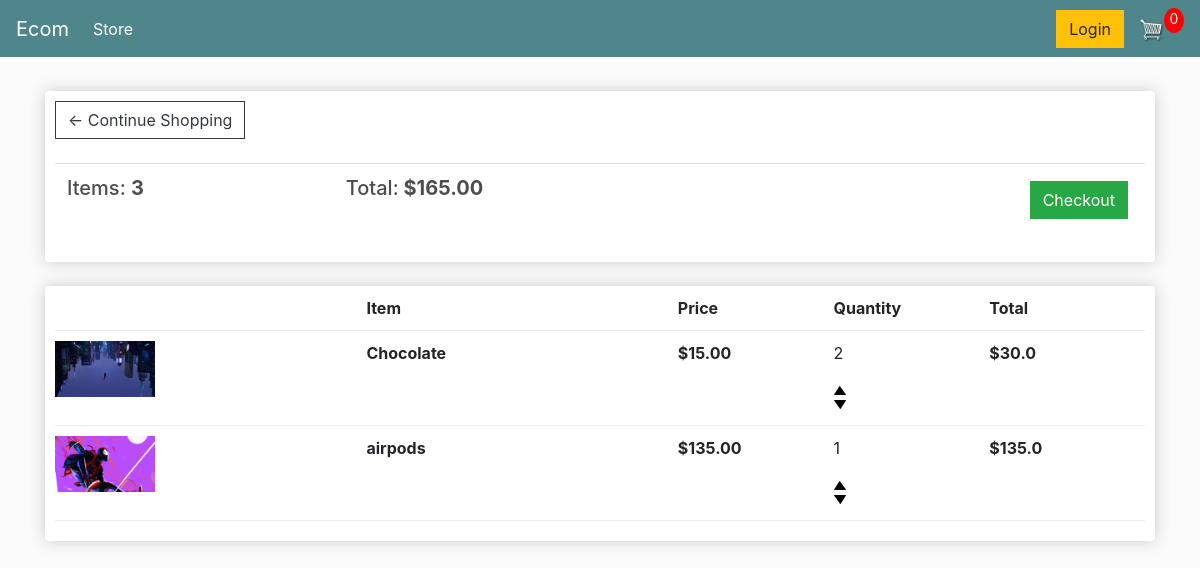
The app's page /cart/ (signed in) with its own data.
### store/models.py (models this page shows, shortened)
class Order(models.Model):
    customer = models.ForeignKey(Customer, on_delete=models.CASCADE, blank=True, null=True)
    date_ordered = models.DateTimeField(auto_now_add=True)
    complete = models.BooleanField(default=False, null=True, blank=True)
    transaction_id = models.CharField(max_length=200, null=True)
    @property
    def get_cart_total(self):
        orderitems = self.orderitem_set.all()
        total = sum([item.get_total for item in orderitems])
        return total
    @property
    def get_cart_items(self):
        orderitems = self.orderitem_set.all()
        total = sum([item.quantity for item in orderitems])
        return total

class OrderItem(models.Model):
    product = models.ForeignKey(Product, on_delete=models.SET_NULL, blank=True, null=True)
    order = models.ForeignKey(Order, on_delete=models.SET_NULL, blank=True, null=True)
    quantity = models.IntegerField(default=0, null=True, blank=True)
    date_added = models.DateTimeField(auto_now_add=True)
    @property
    def get_total(self):
        total = self.product.price*self.quantity
        return total

class Product(models.Model):
    name = models.CharField(max_length=200, blank=True, null=True)
    price = models.FloatField()
    digital = models.BooleanField(default=False, null=True, blank=True)
    image = models.ImageField(upload_to=upload_location, null=True, blank=True)
    @property
    def imageURL(self):
        try:
            url = self.image.url
        except:
            url = ''
        return url

### store/views.py (the view)
# urls.py: path('cart/', views.cart, name='cart'),
def cart(request):
    if request.user.is_authenticated:
        customer = request.user.customer
        order, created = Order.objects.get_or_create(customer=customer, complete=False)
        items = order.orderitem_set.all()
    else:
        items = []
        order = {'get_cart_total':0, 'get_cart_items': 0}
    context = {'items': items, 'order': order}
    return render(request,'store/cart.html', context)

### templates/store/cart.html
{% extends 'store/main.html' %}
{% load static %}
{% block content %}
	<div class="row">
		<div class="col-lg-12">
			<div class="box-element">
				<a  class="btn btn-outline-dark" href="{% url 'store' %}">&#x2190; Continue Shopping</a>
				<br>
				<br>
				<table class="table">
					<tr>
						<th><h5>Items: <strong>{{ order.get_cart_items }}</strong></h5></th>
						<th><h5>Total:<strong> ${{ order.get_cart_total|floatformat:2 }}</strong></h5></th>
						<th>
							<a  style="float:right; margin:5px;" class="btn btn-success" href="{% url 'checkout' %}">Checkout</a>
						</th>
					</tr>
				</table>
			</div>
			<br>
			<div class="box-element">
				<div class="cart-row">
					<div style="flex:2"></div>
					<div style="flex:2"><strong>Item</strong></div>
					<div style="flex:1"><strong>Price</strong></div>
					<div style="flex:1"><strong>Quantity</strong></div>
					<div style="flex:1"><strong>Total</strong></div>
				</div>
                {% for item in items %}
                    <div class="cart-row">
                        <div style="flex:2"><img class="row-image" src="{{ item.product.imageURL }}" alt=""></div>
                        <div style="flex:2"><strong>{{ item.product.name }}</strong></div>
                        <div style="flex:1"><strong>${{ item.product.price|floatformat:2 }}</strong></div>
                        <div style="flex:1">
                            <p>{{ item.quantity }}</p>
                            <div class="quantity">
                                <img class="chg-quantity" src="{% static 'images/arrow-up.png' %}" alt="">
                                <img class="chg-quantity" src="{% static 'images/arrow-down.png' %}" alt="">
                            </div>
                        </div>
                        <div style="flex:1"><strong>${{ item.get_total }}</strong></div>
				    </div>
                {% endfor %}
			</div>
		</div>
	</div>
{% endblock content %}

### templates/store/main.html (shortened to what this page needs)
<!DOCTYPE html>
{% load static %}
<html>
<head>
	<link rel="stylesheet" href="https://stackpath.bootstrapcdn.com/bootstrap/4.4.1/css/bootstrap.min.css">
	<link rel="stylesheet" type="text/css" href="{% static 'css/main.css' %}">
</head>
<body>
	<nav class="navbar navbar-expand-lg navbar-dark bg-dark">
	  <a class="navbar-brand" href="{% url 'store' %}">Ecom</a>
	  <div class="collapse navbar-collapse" id="navbarSupportedContent">
	    <ul class="navbar-nav mr-auto">
	      <li class="nav-item active">
	        <a class="nav-link" href="{% url 'store' %}">Store <span class="sr-only">(current)</span></a>
	      </li>
	    </ul>
	    <div class="form-inline my-2 my-lg-0">
	     	<a href="#"class="btn btn-warning">Login</a>
	     	<a href="{% url 'cart' %}">
	    		<img  id="cart-icon" src="{% static 'images/cart.png' %}">
	    	</a>
	    	<p id="cart-total">0</p>
	    </div>
	  </div>
	</nav>
     <div class="container">
            <br>
            {% block content %}
            {% endblock content %}
         </div>
</body>
</html>

### static/css/main.css (style rules this page uses)
body { background-color: hsl(0, 0%, 98%); }
h1,h2,h3,h4,h5,h6 { color:hsl(0, 0%, 30%); }
.box-element { box-shadow:hsl(0, 0%, 80%) 0 0 16px; background-color: #fff; border-radius: 4px; padding: 10px; }
.bg-dark { background-color: #4f868c!important; }
#cart-icon { width:25px; display: inline-block; margin-left: 15px; }
#cart-total { display: block; text-align: center; color:#fff; background-color: red; width: 20px; height: 25px; border-radius: 50%; font-size: 14px; }
.col-lg-4, .col-lg-6, .col-lg-8, .col-lg-12 { margin-top: 10px; }
.btn { border-radius: 0; }
.row-image { width: 100px; }
.cart-row { display: flex; align-items: flex-stretch; padding-bottom: 10px; margin-bottom: 10px; border-bottom: 1px solid #ececec; }
.quantity { display: inline-block; font-weight: 700; padding-right:10px; }
.chg-quantity { width: 12px; cursor: pointer; display: block; margin-top: 5px; transition:.1s; }

### records on screen
Order: get_cart_items "3", get_cart_total "165.00"
OrderItem: product.imageURL (picture), product.name "Chocolate", product.price "15.00", quantity "2", get_total "30.0"
OrderItem: product.imageURL (picture), product.name "airpods", product.price "135.00", quantity "1", get_total "135.0"
